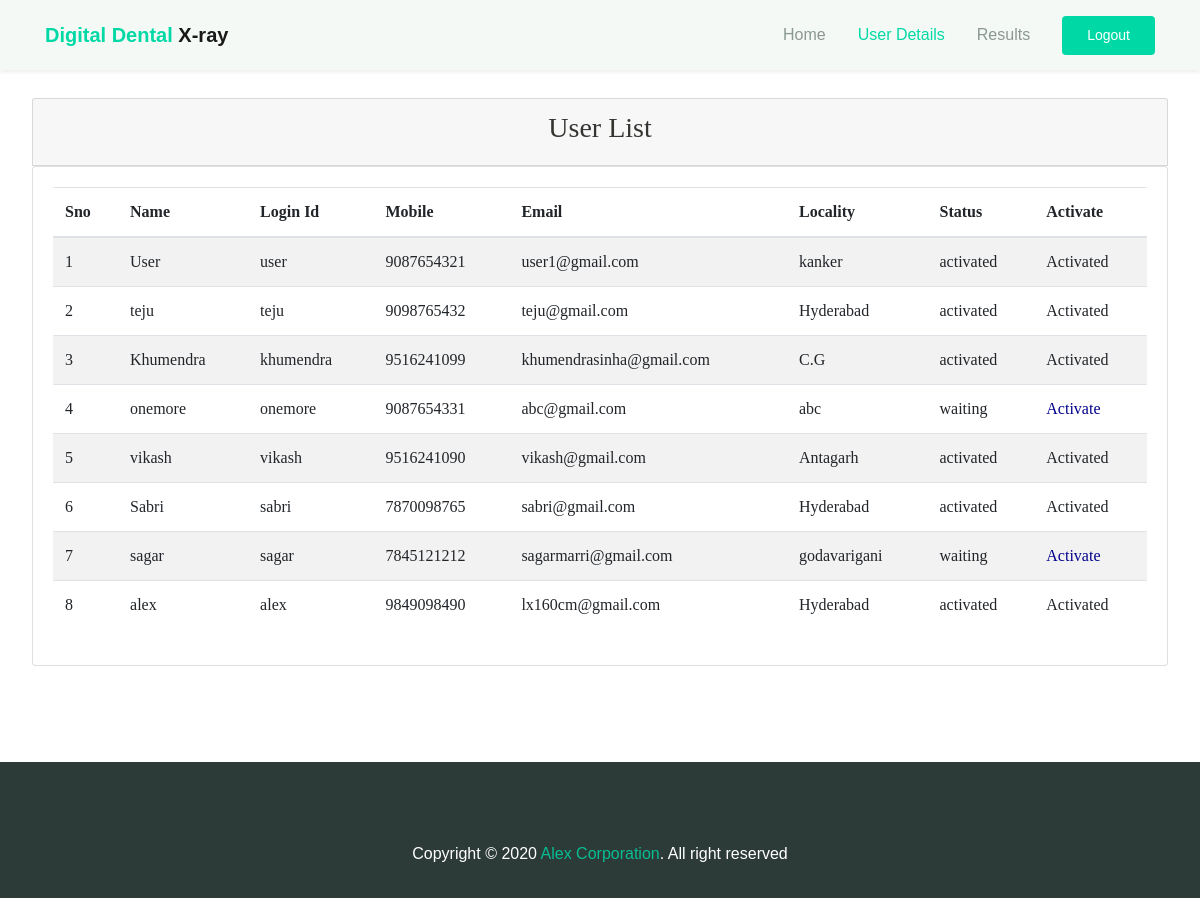
/AdminActivaUsers/?uid=5, run on the app's committed database.
### users/models.py (models this page shows, shortened)
class UserRegistrationModel(models.Model):
    name = models.CharField(max_length=100)
    loginid = models.CharField(unique=True, max_length=100)
    password = models.CharField(max_length=100)
    mobile = models.CharField(unique=True, max_length=100)
    email = models.CharField(unique=True, max_length=100)
    locality = models.CharField(max_length=100)
    address = models.CharField(max_length=1000)
    city = models.CharField(max_length=100)
    state = models.CharField(max_length=100)
    status = models.CharField(max_length=100)
    class Meta:
        db_table = 'UserRegistrations'

### admins/views.py (the view)
# urls.py: path("AdminActivaUsers/", admins.AdminActivaUsers, name="AdminActivaUsers"),
def AdminActivaUsers(request):
    if request.method == 'GET':
        id = request.GET.get('uid')
        status = 'activated'
        print("PID = ", id, status)
        UserRegistrationModel.objects.filter(id=id).update(status=status)
        data = UserRegistrationModel.objects.all()
        return render(request, 'admins/RegisteredUsers.html', {'data': data})

### assets/templates/admins/RegisteredUsers.html (shortened to what this page needs)
{% extends 'admins/adminbase.html' %}
{% block user_list %}active{% endblock %}
{% block content %}
    <div class="jumbotron">
        <div class="row">
            <div class="col-md-12">
                <div class="card card-header">
                    <h1 class="text-center h3"> User List</h1>
                </div>
                <div class="card card-body">
                    <table class="table table-striped">
                        <thead>
                        <tr>
                            <th scope="col">Sno</th>
                            <th scope="col">Name</th>
                            <th scope="col">Login Id</th>
                            <th scope="col">Mobile</th>
                            <th scope="col">Email</th>
                            <th scope="col">Locality</th>
                            <th scope="col">Status</th>
                            <th scope="col">Activate</th>
                        </tr>
                        </thead>
                        <tbody>
                        {% for user in data %}
                            <tr>
                                <td>{{ forloop.counter }}</td>
                                <td>{{ user.name }}</td>
                                <td>{{ user.loginid }}</td>
                                <td>{{ user.mobile }}</td>
                                <td>{{ user.email }}</td>
                                <td>{{ user.locality }}</td>
                                <td>{{ user.status }}</td>
                                {% if user.status == 'waiting' %}
                                    <td>
                                        <a class="btn-link" href="/AdminActivaUsers/?uid={{ user.id }}"
                                           style="color:DARKBLUE">Activate</a>
                                    </td>
                                {% else %}
                                    <td> Activated</td>
                                {% endif %}
                            </tr>
                        {% endfor %}
                        </tbody>
                    </table>
                </div>
            </div>
        </div>
    </div>
{% endblock %}

### assets/static/css/theme.css (style rules this page uses)
:root { --primary: #00D9A5; --accent: #FF3D85; --secondary: #4E5AFE; --warning: #EED818; --info: #05B4E1; --danger: #FF4943; --success: #96C93D; --dark: #343531; --light: #F5F9F6; --cs: #596261; --grey: #6E807A; }
body { font-family: "Source Sans Pro", sans-serif; line-height: 1.5; color: #343531; }
a { color: #07be94; text-decoration: none; background-color: transparent; }
.btn-link { font-weight: 400; color: #07be94; text-decoration: none; }

### assets/templates/admins/RegisteredUsers.html (style rules this page uses)
.jumbotron { font-family: "Book Antiqua"; background: white; margin-top: 10px; }

### data on the page
UserRegistrationModel: name "User", loginid "user", mobile "9087654321", email "user1@gmail.com", locality "kanker", status "activated", shows "Activated"
UserRegistrationModel: name "teju", loginid "teju", mobile "9098765432", email "teju@gmail.com", locality "Hyderabad", status "activated", shows "Activated"
UserRegistrationModel: name "Khumendra", loginid "khumendra", mobile "9516241099", email "khumendrasinha@gmail.com", locality "C.G", status "activated", shows "Activated"
UserRegistrationModel: name "onemore", loginid "onemore", mobile "9087654331", email "abc@gmail.com", locality "abc", status "waiting"
UserRegistrationModel: name "vikash", loginid "vikash", mobile "9516241090", email "vikash@gmail.com", locality "Antagarh", status "activated", shows "Activated"
UserRegistrationModel: name "Sabri", loginid "sabri", mobile "7870098765", email "sabri@gmail.com", locality "Hyderabad", status "activated", shows "Activated"
UserRegistrationModel: name "sagar", loginid "sagar", mobile "7845121212", email "sagarmarri@gmail.com", locality "godavarigani", status "waiting"
UserRegistrationModel: name "alex", loginid "alex", mobile "9849098490", email "lx160cm@gmail.com", locality "Hyderabad", status "activated", shows "Activated"
